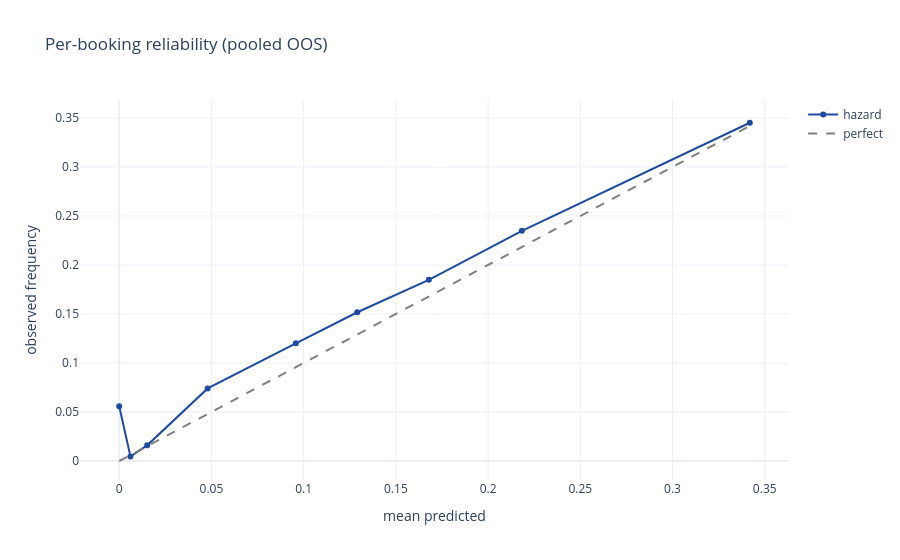

The notebook cell saved with this chart:
### Markdown cell above
## 6 - Calibration: is the probability trustworthy?

Two different questions, often confused:

**(a) Per-booking calibration** - when the model says 12%, do ~12% of such bookings
cancel? The raw Brier looks small (~0.10) but that is not skill: at a ~12% base rate
the *irreducible* Uncertainty is `p0(1-p0) ≈ 0.108`, so Brier ≈ 0.10 just means "near
the best possible". Read the **Murphy decomposition** `Brier = Uncertainty − Resolution
+ Reliability` and the **Brier Skill Score** `BSS = 1 − Brier/Uncertainty`. Judge
calibration by **Reliability** (≈0 = perfect), not by raw Brier.

### Code cell
from sklearn.calibration import calibration_curve
_step("pooled per-booking hazard predictions (heavy)...")
oos = HZ.walk_forward_predict_hazard(n_folds=6, horizon_days=14, step_days=14, seed=RANDOM_STATE)
yv, pv = oos["y_true"].to_numpy(), np.clip(oos["y_prob"].to_numpy(), 0, 1)
d = sc.brier_decomposition(yv, pv)
print(f"pooled per-booking (n={len(oos):,}, base rate {d['base_rate']:.3f}):")
print(f"  Brier       = {d['brier']:.4f}   (Uncertainty p0(1-p0) = {d['uncertainty']:.4f}, irreducible)")
print(f"  Reliability = {d['reliability']:.5f}   <- calibration error, near 0 = well calibrated")
print(f"  Resolution  = {d['resolution']:.5f}   <- skill (how far bins sit from the base rate)")
print(f"  BSS         = {d['bss']:.3f}   <- vs the base-rate predictor (small at low prevalence is normal)")
frac, mean_p = calibration_curve(yv, pv, n_bins=10, strategy="quantile")
fig = go.Figure()
fig.add_scatter(x=mean_p, y=frac, mode="lines+markers", name="hazard", line=dict(color=BRAND["blue"]))
fig.add_scatter(x=[0, float(mean_p.max())], y=[0, float(mean_p.max())], mode="lines",
                line=dict(color="grey", dash="dash"), name="perfect")
fig.update_layout(title="Per-booking reliability (pooled OOS)",
                  xaxis_title="mean predicted", yaxis_title="observed frequency")
fig.show()

### Figure 1 — Plotly figure (JSON) as saved in the notebook; plotly's stock layout.template omitted (floating-point values rounded to 4 significant figures)
{"data": [{"line": {"color": "#1E4BA1"}, "mode": "lines+markers", "name": "hazard", "type": "scatter", "x": [0.0, 0.006084, 0.01518, 0.04795, 0.09577, 0.1291, 0.1679, 0.2184, 0.3419], "y": [0.05585, 0.004633, 0.01596, 0.07403, 0.1201, 0.1518, 0.1849, 0.2349, 0.3451]}, {"line": {"color": "grey", "dash": "dash"}, "mode": "lines", "name": "perfect", "type": "scatter", "x": [0, 0.3419], "y": [0, 0.3419]}], "layout": {"title": {"text": "Per-booking reliability (pooled OOS)"}, "xaxis": {"title": {"text": "mean predicted"}}, "yaxis": {"title": {"text": "observed frequency"}}}}
